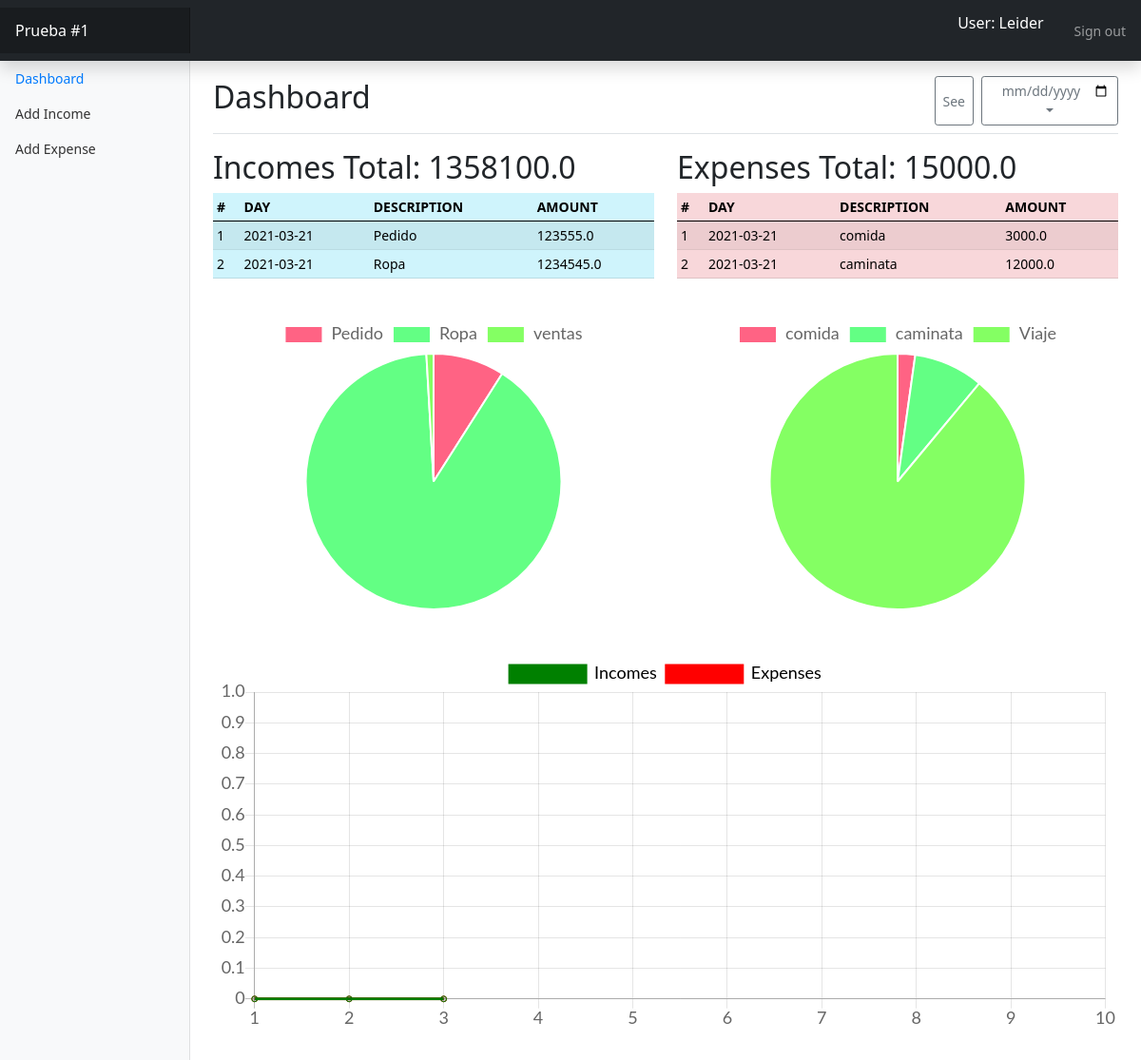
The page /dashboard (signed in) on the database as committed earlier.
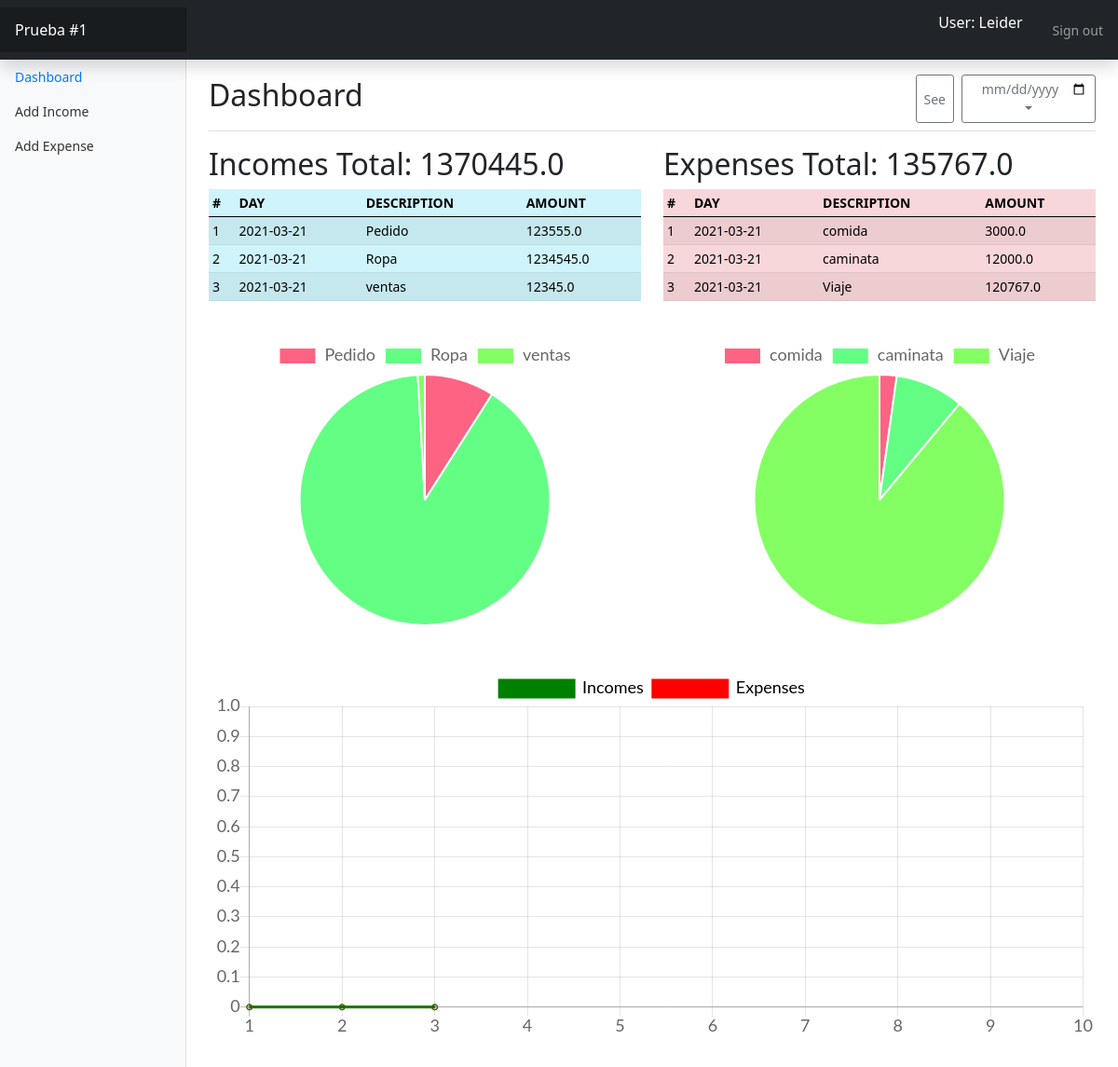
The same page on the database as committed later.
### tables this page shows
CREATE TABLE users (
	id INTEGER NOT NULL, 
	name VARCHAR(100) NOT NULL, 
	username VARCHAR(100) NOT NULL, 
	password VARCHAR(200) NOT NULL, 
	PRIMARY KEY (id)
);

CREATE TABLE incomes (
	id INTEGER NOT NULL, 
	date DATE NOT NULL, 
	description VARCHAR(200) NOT NULL, 
	amount FLOAT NOT NULL, 
	"userId" INTEGER NOT NULL, 
	PRIMARY KEY (id), 
	FOREIGN KEY("userId") REFERENCES users (id)
);

CREATE TABLE expenses (
	id INTEGER NOT NULL, 
	date DATE NOT NULL, 
	description VARCHAR(200) NOT NULL, 
	amount FLOAT NOT NULL, 
	"userId" INTEGER NOT NULL, 
	PRIMARY KEY (id), 
	FOREIGN KEY("userId") REFERENCES users (id)
);

### aplicacion/index.py (the view, shortened to what this page needs)
@app.route('/dashboard',methods=["GET","POST"])
@login_required
def dashboard():
    from aplicacion.models import Incomes
    from aplicacion.models import Expenses
    form5 = verFechas()
    incomes = Incomes.query.filter_by(userId=current_user.id).filter_by(date=date.today()).all()#Incomes.query.all()
    expenses = Expenses.query.filter_by(userId = current_user.id).filter_by(date=date.today()).all()
    dataincomes={}
    dataincomes['income']=[]
    totalIncomes = 0
    for incoms in incomes:
        dataincomes['income'].append({
            'desc':incoms.description,
            'amount':incoms.amount
        })
        totalIncomes += incoms.amount
    dataexpenses={}
    dataexpenses['expense']=[]
    totalExpenses = 0
    for expens in expenses:
        dataexpenses['expense'].append({
            'desc':expens.description,
            'amount':expens.amount
        })
        totalExpenses+=expens.amount
    with open(app.root_path+"/static/img/income"+str(current_user.id)+".json",'w') as file:
        json.dump(dataincomes, file, indent=4)
    with open(app.root_path+"/static/img/expense"+str(current_user.id)+".json",'w') as file:
        json.dump(dataexpenses, file, indent=4)
    return render_template('dashboard.html',incomes=incomes,expenses=expenses,user=current_user.name,activ=0,usid=current_user.id,totalIncome=totalIncomes,totalExpense=totalExpenses,form5=form5)

### aplicacion/forms.py
class verFechas(FlaskForm):
    dateNow = DateField("Day",format='%Y-%m-%d')
    seeButton = SubmitField('See')

### aplicacion/index.py (called while the page is built)
@app.after_request
def add_header(r):
    r.headers["Cache-Control"] = "no-cache, no-store, must-revalidate"
    r.headers["Pragma"] = "no-cache"
    r.headers["Expires"] = "0"
    r.headers['Cache-Control'] = 'public, max-age=0'
    return r

@login_manager.user_loader
def load_user(user_id):
    from aplicacion.models  import Users as us
    return us.query.get(int(user_id))

### aplicacion/templates/dashboard.html
{%extends "base.html"%} {%block content%}
<div class="row">
    <div class="col-sm-12 col-md-6 col-lg-12 col-xl-6 mb-4">
        <div class="media tm-bg-transparent-black tm-border-white">
            <h2>Incomes Total: {{totalIncome}}</h2>
            <div class="table-responsive">
                <table class="table table-info table-striped table-hover table-sm">
                    <thead>
                        <tr>
                            <th>#</th>
                            <th>DAY</th>
                            <th>DESCRIPTION</th>
                            <th>AMOUNT</th>
                        </tr>
                    </thead>
                    <tbody>
                        {%for income in incomes%}
                        <tr>
                            <td>{{loop.index}}</td>
                            <td>{{income.date}}</td>
                            <td>{{income.description}}</td>
                            <td>{{income.amount}}</td>
                        </tr>
                        {%endfor%}
                    </tbody>
                </table>
            </div>
        </div>
    </div>
    <div class="col-sm-12 col-md-6 col-lg-12 col-xl-6 mb-4">
        <div class="media tm-bg-transparent-black tm-border-white">
            <h2>Expenses <span>Total: {{totalExpense}}</span> </h2>
            <div class="table-responsive">
                <table class="table table-danger table-striped table-hover table-sm">
                    <thead>
                        <tr>
                            <th>#</th>
                            <th>DAY</th>
                            <th>DESCRIPTION</th>
                            <th>AMOUNT</th>
                        </tr>
                    </thead>
                    <tbody>
                        {%for expense in expenses%}
                        <tr>
                            <td>{{loop.index}}</td>
                            <td>{{expense.date}}</td>
                            <td>{{expense.description}}</td>
                            <td>{{expense.amount}}</td>
                        </tr>
                        {%endfor%}
                    </tbody>
                </table>
            </div>
        </div>
    </div>
    <div class="col-sm-12 col-md-6 col-lg-12 col-xl-6 mb-4">
        <div class="media tm-bg-transparent-black tm-border-white">
            <canvas id="incomesChart" width="600" height="400"></canvas>
        </div>
    </div>
    <div class="col-sm-12 col-md-6 col-lg-12 col-xl-6 mb-4">
        <div class="media tm-bg-transparent-black tm-border-white">
            <canvas id="expensesChart" width="600" height="400"></canvas>
        </div>
    </div>
</div>
<canvas class="my-4 w-100" id="myChart" width="900" height="380"></canvas> {%endblock%}

### aplicacion/templates/base.html (shortened to what this page needs)
<!doctype html>
<html lang="en">
<head>
    <link href="{{url_for('static',filename='css/bootstrap.min.css')}}" rel="stylesheet">
    <link rel="stylesheet" href="{{url_for('static',filename='css/style.css')}}">
    <link href="{{url_for('static',filename='css/dashboard.css')}}" rel="stylesheet">
</head>
<body>
    <header class="navbar navbar-dark sticky-top bg-dark flex-md-nowrap p-0 shadow">
        <a class="navbar-brand col-md-3 col-lg-2 me-0 px-3" href="#">Prueba #1</a>
        <div class="form-control form-control-dark bg-dark d-flex justify-content-md-end w-100 ">
            <p class="tm-text-shadow">
                User: {{user}}
            </p>
        </div>
        <ul class="navbar-nav px-3">
            <li class="nav-item text-nowrap">
                <a class="nav-link" href="{{url_for('logout')}}">Sign out</a>
            </li>
        </ul>
    </header>
    <div class="container-fluid">
        <div class="row">
            <nav id="sidebarMenu" class="col-md-3 col-lg-2 d-md-block bg-light sidebar collapse">
                <div class="position-sticky pt-3">
                    <ul class="nav flex-column">
                        <li class="nav-item">
                            {%if activ == 0%}
                            <a class="nav-link active" aria-current="page" href="{{url_for('dashboard')}}">
                                 Dashboard
                            </a>
                            {%else%}
                            <a class="nav-link" aria-current="page" href="{{url_for('dashboard')}}">
                                <span data-feather="home"></span> Dashboard
                            </a>
                            {%endif%}
                        </li>
                        <li class="nav-item">
                            {%if activ==1%}
                            <a class="nav-link active" href="{{url_for('dashboard_incomes')}}">
                                <span data-feather="file-text"></span> Add Income
                            </a>
                            {%else%}
                            <a class="nav-link" href="{{url_for('dashboard_incomes')}}">
                                 Add Income
                            </a>
                            {%endif%}
                        </li>
                        <li class="nav-item">
                            {%if activ==2%}
                            <a class="nav-link active" href="{{url_for('dashboard_expenses')}}">
                                <span data-feather="file-text"></span> Add Expense
                            </a>
                            {%else%}
                            <a class="nav-link" href="{{url_for('dashboard_expenses')}}">
                                 Add Expense
                            </a>
                            {%endif%}
                        </li>
                    </ul>
                </div>
            </nav>
            <main class="col-md-9 ms-sm-auto col-lg-10 px-md-4">
                <div class="d-flex justify-content-between flex-wrap flex-md-nowrap align-items-center pt-3 pb-2 mb-3 border-bottom">
                    <h1 class="h2">Dashboard</h1>
                    {%if form5%}
                    <form action="{{url_for('dashboard')}}" method="POST">
                        <div class="btn-toolbar mb-2 mb-md-0">
                            <div class="btn-group me-2">
                                {{form5.seeButton(class="btn btn-sm btn-outline-secondary")}}
                            </div>
                            {{form5.dateNow(class="btn btn-sm btn-outline-secondary dropdown-toggle")}}
                        </div>
                    </form>
                    {%endif%}
                </div>
                {%block content%}{%endblock%}
            </main>
        </div>
    </div>
</body>
</html>

### aplicacion/static/css/dashboard.css (style rules this page uses)
body { font-size: .875rem; }
.sidebar { position: fixed; top: 0; bottom: 0; left: 0; z-index: 100; padding: 48px 0 0; box-shadow: inset -1px 0 0 rgba(0, 0, 0, .1); }
.sidebar .nav-link { font-weight: 500; color: #333; }
.sidebar .nav-link.active { color: #007bff; }
.navbar-brand { padding-top: .75rem; padding-bottom: .75rem; font-size: 1rem; background-color: rgba(0, 0, 0, .25); box-shadow: inset -1px 0 0 rgba(0, 0, 0, .25); }
.navbar .form-control { padding: .75rem 1rem; border-width: 0; border-radius: 0; }
.form-control-dark { color: #fff; background-color: rgba(255, 255, 255, .1); border-color: rgba(255, 255, 255, .1); }

Rows that differ between the two databases and show on the page:
added incomes: date "2021-03-21", description "ventas", amount "12345.0"
added expenses: date "2021-03-21", description "Viaje", amount "120767.0"
Other text that changed with them:
{{ totalIncome }}: "1358100.0" → "1370445.0"
{{ totalExpense }}: "15000.0" → "135767.0"
